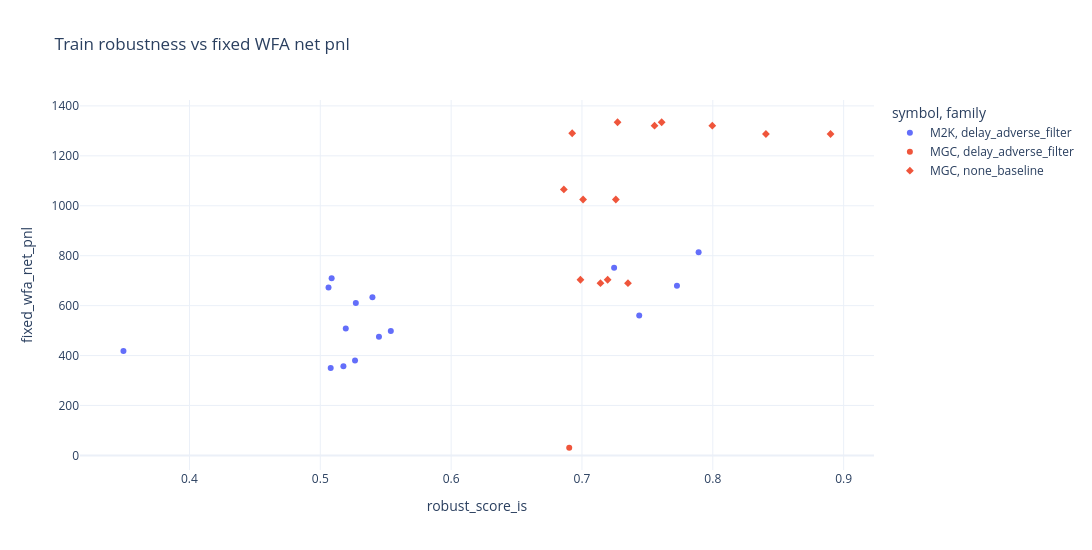

The cell this chart's notebook holds for it:
### Code cell
display(Markdown("## 4. Stability Around Parameters"))

cluster_table = cluster_view[
    [
        "symbol",
        "cluster_id",
        "family",
        "configs",
        "median_is_net_pnl",
        "median_oos_net_pnl",
        "median_fixed_wfa_net_pnl",
        "pct_configs_positive_oos",
        "pct_configs_positive_fixed_wfa",
        "selected_in_any_fold",
    ]
].copy()
display(cluster_table.round(3))

local_focus = local_view.loc[
    local_view["symbol"].astype(str).isin(PRIMARY_SYMBOLS)
    & local_view["rank_is"].fillna(999999).astype(int).le(15)
].copy()
display(Markdown("### Local neighborhood around the best ranks"))
display(
    local_focus[
        [
            "symbol",
            "config_id",
            "family",
            "cluster_id",
            "stop_multiplier",
            "target_multiplier",
            "entry_delay_minutes",
            "variant_time_stop_bars",
            "stop_zone_fraction",
            "adverse_window_minutes",
            "max_adverse_ticks",
            "robust_score_is",
            "net_pnl_oos",
            "fixed_wfa_net_pnl",
            "neighbor_median_oos_pnl",
            "neighbor_positive_fold_ratio",
        ]
    ].round(3)
)

scatter = px.scatter(
    local_focus,
    x="robust_score_is",
    y="fixed_wfa_net_pnl",
    color="symbol",
    hover_name="config_id",
    symbol="family",
    title="Train robustness vs fixed WFA net pnl",
)
scatter.update_layout(template=PLOT_TEMPLATE, width=1200, height=550)
scatter.show()

### Figure 1 — Plotly figure (JSON) as saved in the notebook; plotly's stock layout.template omitted (floating-point values rounded to 4 significant figures)
{"data": [{"hovertemplate": "<b>%{hovertext}</b><br><br>symbol=M2K<br>family=delay_adverse_filter<br>robust_score_is=%{x}<br>fixed_wfa_net_pnl=%{y}<extra></extra>", "hovertext": ["m2k_1h_delay_adverse_filter_avoid_immediate_adverse_move_sm0p75_tm2p00_d15_ts3_aw5_mt8", "m2k_1h_delay_adverse_filter_avoid_immediate_adverse_move_sm0p75_tm2p00_d15_ts3_aw5_mt12", "m2k_1h_delay_adverse_filter_avoid_immediate_adverse_move_sm0p75_tm2p00_d15_ts3_aw10_mt12", "m2k_1h_delay_adverse_filter_avoid_immediate_adverse_move_sm1p00_tm2p00_d15_ts3_aw5_mt8", "m2k_1h_delay_adverse_filter_avoid_immediate_adverse_move_sm0p75_tm3p00_d15_ts3_aw5_mt12", "m2k_1h_delay_adverse_filter_avoid_immediate_adverse_move_sm0p75_tm2p50_d15_ts3_aw5_mt12", "m2k_1h_delay_adverse_filter_avoid_immediate_adverse_move_sm0p75_tm3p00_d15_ts3_aw5_mt8", "m2k_1h_delay_adverse_filter_avoid_immediate_adverse_move_sm0p75_tm2p50_d15_ts3_aw5_mt8", "m2k_1h_delay_adverse_filter_avoid_immediate_adverse_move_sm0p75_tm3p00_d15_ts3_aw10_mt12", "m2k_1h_delay_adverse_filter_avoid_immediate_adverse_move_sm1p00_tm2p00_d15_ts3_aw5_mt12", "m2k_1h_delay_adverse_filter_avoid_immediate_adverse_move_sm0p75_tm2p50_d15_ts3_aw10_mt12", "m2k_1h_delay_adverse_filter_avoid_immediate_adverse_move_sm0p75_tm2p00_d15_ts3_aw10_mt8", "m2k_1h_delay_adverse_filter_avoid_immediate_adverse_move_sm0p75_tm2p50_d5_ts3_aw5_mt12", "m2k_1h_delay_adverse_filter_avoid_immediate_adverse_move_sm0p75_tm3p00_d15_ts3_aw10_mt8", "m2k_1h_delay_adverse_filter_avoid_immediate_adverse_move_sm1p00_tm2p00_d15_ts3_aw10_mt12"], "legendgroup": "M2K, delay_adverse_filter", "marker": {"color": "#636efa", "symbol": "circle"}, "mode": "markers", "name": "M2K, delay_adverse_filter", "orientation": "v", "showlegend": true, "type": "scatter", "x": [0.7892, 0.7726, 0.7438, 0.7246, 0.5539, 0.5448, 0.5398, 0.5272, 0.5265, 0.5195, 0.5177, 0.5087, 0.508, 0.5063, 0.3495], "xaxis": "x", "y": [814.3, 679.3, 560.8, 751.7, 498.7, 475.4, 633.7, 610.4, 380.2, 508.2, 356.9, 709.7, 350.1, 672.8, 418.2], "yaxis": "y"}, {"hovertemplate": "<b>%{hovertext}</b><br><br>symbol=MGC<br>family=delay_adverse_filter<br>robust_score_is=%{x}<br>fixed_wfa_net_pnl=%{y}<extra></extra>", "hovertext": ["mgc_1h_delay_adverse_filter_avoid_immediate_adverse_move_sm1p25_tm3p00_d30_ts3_aw5_mt12"], "legendgroup": "MGC, delay_adverse_filter", "marker": {"color": "#EF553B", "symbol": "circle"}, "mode": "markers", "name": "MGC, delay_adverse_filter", "orientation": "v", "showlegend": true, "type": "scatter", "x": [0.6903], "xaxis": "x", "y": [30.75], "yaxis": "y"}, {"hovertemplate": "<b>%{hovertext}</b><br><br>symbol=MGC<br>family=none_baseline<br>robust_score_is=%{x}<br>fixed_wfa_net_pnl=%{y}<extra></extra>", "hovertext": ["mgc_1h_none_baseline_none_sm1p50_tm3p00_d15_ts4", "mgc_1h_none_baseline_none_sm1p50_tm2p50_d15_ts4", "mgc_1h_none_baseline_none_sm1p25_tm3p00_d15_ts4", "mgc_1h_none_baseline_none_sm1p00_tm2p50_d15_ts4", "mgc_1h_none_baseline_none_sm1p25_tm2p50_d15_ts4", "mgc_1h_none_baseline_none_sm1p50_tm3p00_d30_ts4", "mgc_1h_none_baseline_none_sm1p00_tm3p00_d15_ts4", "mgc_1h_none_baseline_none_sm1p50_tm3p00_d15_ts3", "mgc_1h_none_baseline_none_sm1p25_tm3p00_d30_ts4", "mgc_1h_none_baseline_none_sm1p50_tm2p50_d30_ts4", "mgc_1h_none_baseline_none_sm1p50_tm2p50_d15_ts3", "mgc_1h_none_baseline_none_sm1p25_tm2p50_d30_ts4", "mgc_1h_none_baseline_none_sm1p00_tm3p00_d5_ts4", "mgc_1h_none_baseline_none_sm1p00_tm2p50_d15_ts3"], "legendgroup": "MGC, none_baseline", "marker": {"color": "#EF553B", "symbol": "diamond"}, "mode": "markers", "name": "MGC, none_baseline", "orientation": "v", "showlegend": true, "type": "scatter", "x": [0.89, 0.8406, 0.7996, 0.7609, 0.7555, 0.7352, 0.7272, 0.7259, 0.7196, 0.7141, 0.7009, 0.6988, 0.6925, 0.6861], "xaxis": "x", "y": [1288.0, 1288.0, 1321.0, 1335.0, 1321.0, 690.0, 1335.0, 1025.0, 703.7, 690.0, 1025.0, 703.7, 1291.0, 1066.0], "yaxis": "y"}], "layout": {"height": 550, "legend": {"title": {"text": "symbol, family"}, "tracegroupgap": 0}, "title": {"text": "Train robustness vs fixed WFA net pnl"}, "width": 1200, "xaxis": {"anchor": "y", "domain": [0.0, 1.0], "title": {"text": "robust_score_is"}}, "yaxis": {"anchor": "x", "domain": [0.0, 1.0], "title": {"text": "fixed_wfa_net_pnl"}}}}
